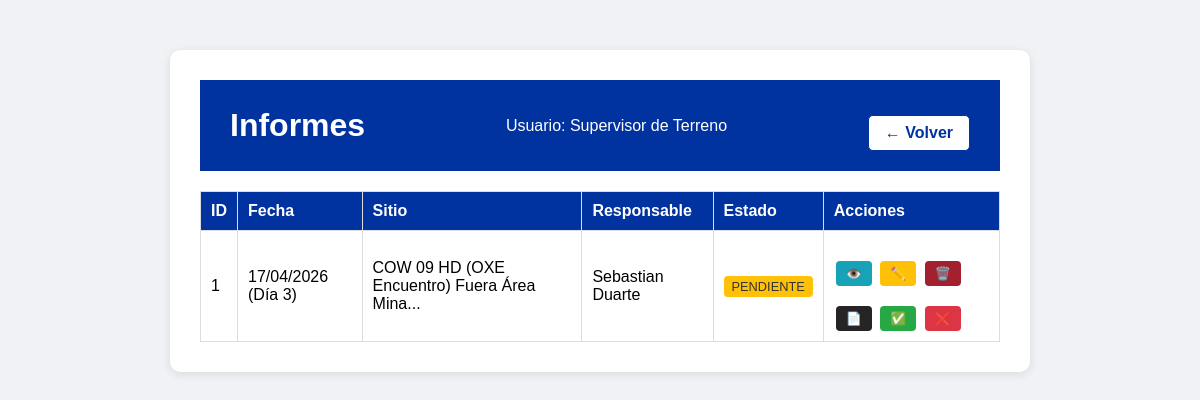
Before: /ver_informes (signed in) with the older database file.
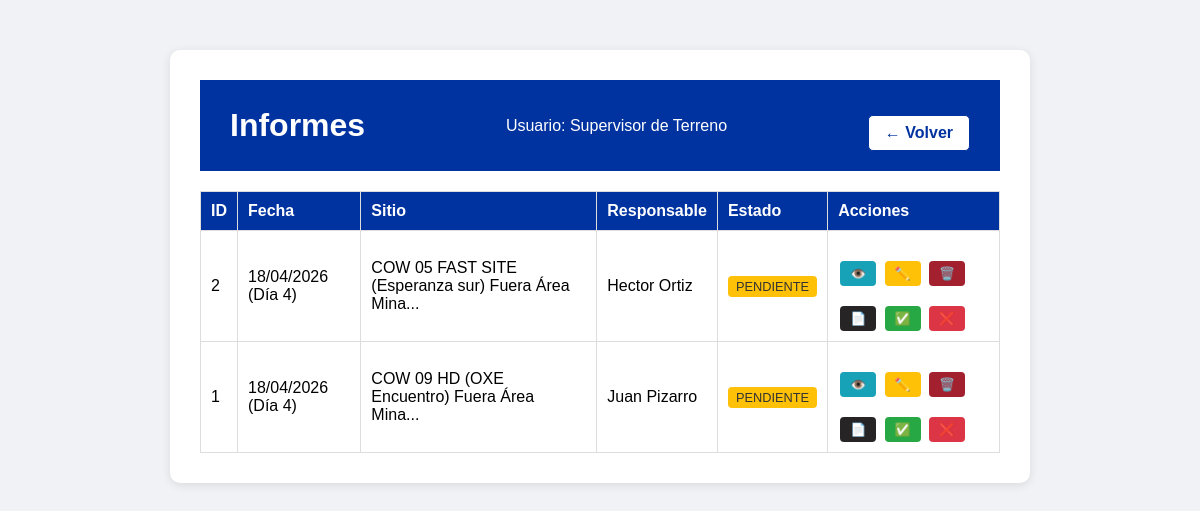
After: the same page with the newer database file.
### app.py (models this page shows, shortened)
class InspeccionCOW(db.Model):
    id = db.Column(db.Integer, primary_key=True)
    usuario_id = db.Column(db.Integer, db.ForeignKey('usuario.id'), nullable=False)
    fecha = db.Column(db.String(20), nullable=False)
    dia_turno = db.Column(db.Integer, nullable=False)
    responsable = db.Column(db.String(50), nullable=False)
    nombre_sitio = db.Column(db.String(150), nullable=False)
    horometro = db.Column(db.Integer, nullable=False)
    hora_inicio = db.Column(db.String(10), nullable=False)
    hora_termino = db.Column(db.String(10), nullable=False)
    horas_funcionamiento = db.Column(db.Integer, nullable=True)
    cantidad_arranques = db.Column(db.Integer, nullable=True)
    nivel_aceite = db.Column(db.String(10), nullable=True)
    nivel_combustible = db.Column(db.String(10), nullable=True)
    nivel_refrigerante = db.Column(db.String(10), nullable=True)
    proxima_mantencion = db.Column(db.Integer, nullable=True)
    estado_ge_principal = db.Column(db.String(10), nullable=True)
    uso_ge_auxiliar = db.Column(db.String(5), nullable=True)
    limpieza_ge_interior = db.Column(db.String(5), nullable=True)
    limpieza_radiador = db.Column(db.String(5), nullable=True)
    sistema_combustible = db.Column(db.String(5), nullable=True)
    arranque_automatico = db.Column(db.String(5), nullable=True)
    limpieza_interior = db.Column(db.String(5), nullable=True)
    limpieza_exterior = db.Column(db.String(5), nullable=True)
    cable_5p_4p = db.Column(db.String(5), nullable=True)
    adaptador_ge_aux = db.Column(db.String(5), nullable=True)
    limpieza_rack_energia = db.Column(db.String(5), nullable=True)
    estado_planta_vertiv = db.Column(db.String(5), nullable=True)
    rectificador_n1 = db.Column(db.String(5), nullable=True)
    rectificador_n2 = db.Column(db.String(5), nullable=True)
    rectificador_n3 = db.Column(db.String(5), nullable=True)
    estado_air_scale = db.Column(db.String(5), nullable=True)
    estado_alarmas = db.Column(db.String(5), nullable=True)
    estado_7250_ixr = db.Column(db.String(5), nullable=True)
    estado_fpfh = db.Column(db.String(5), nullable=True)
    conversor_solar_n1 = db.Column(db.String(5), nullable=True)
    conversor_solar_n2 = db.Column(db.String(5), nullable=True)
    limpieza_rack_baterias = db.Column(db.String(5), nullable=True)
    estado_baterias = db.Column(db.String(5), nullable=True)
    estado_inversor = db.Column(db.String(5), nullable=True)
    estado_ventiladores = db.Column(db.String(5), nullable=True)
    limpieza_rack_telecom = db.Column(db.String(5), nullable=True)
    limpieza_paneles = db.Column(db.String(5), nullable=True)
    estructura_paneles = db.Column(db.String(5), nullable=True)
    cantidad_cunas = db.Column(db.String(10), nullable=True)
    checkpoints = db.Column(db.String(5), nullable=True)
    presion_neumaticos = db.Column(db.String(5), nullable=True)
    estado_torre = db.Column(db.String(5), nullable=True)
    estado_piolas_viento = db.Column(db.String(5), nullable=True)
    nivelacion_carro = db.Column(db.String(5), nullable=True)
    gatas_posicionamiento = db.Column(db.String(5), nullable=True)
    manivelas_izaje = db.Column(db.String(5), nullable=True)
    observaciones_ge = db.Column(db.Text, nullable=True)
    observaciones_rack = db.Column(db.Text, nullable=True)
    observaciones_estructuras = db.Column(db.Text, nullable=True)
    foto_1 = db.Column(db.String(200), nullable=True)
    foto_2 = db.Column(db.String(200), nullable=True)
    foto_3 = db.Column(db.String(200), nullable=True)
    foto_rack_1 = db.Column(db.String(200), nullable=True)
    foto_rack_2 = db.Column(db.String(200), nullable=True)
    foto_rack_3 = db.Column(db.String(200), nullable=True)
    foto_estructuras_1 = db.Column(db.String(200), nullable=True)
    foto_estructuras_2 = db.Column(db.String(200), nullable=True)
    foto_estructuras_3 = db.Column(db.String(200), nullable=True)
    foto_levantamiento_1 = db.Column(db.String(200), nullable=True)
    foto_levantamiento_2 = db.Column(db.String(200), nullable=True)
    foto_levantamiento_3 = db.Column(db.String(200), nullable=True)
    foto_levantamiento_4 = db.Column(db.String(200), nullable=True)
    foto_levantamiento_5 = db.Column(db.String(200), nullable=True)
    foto_levantamiento_6 = db.Column(db.String(200), nullable=True)
    foto_levantamiento_7 = db.Column(db.String(200), nullable=True)
    foto_levantamiento_8 = db.Column(db.String(200), nullable=True)
    foto_levantamiento_9 = db.Column(db.String(200), nullable=True)
    foto_levantamiento_10 = db.Column(db.String(200), nullable=True)
    foto_levantamiento_11 = db.Column(db.String(200), nullable=True)
    foto_levantamiento_12 = db.Column(db.String(200), nullable=True)
    foto_levantamiento_13 = db.Column(db.String(200), nullable=True)
    foto_levantamiento_14 = db.Column(db.String(200), nullable=True)
    foto_levantamiento_15 = db.Column(db.String(200), nullable=True)
    foto_levantamiento_16 = db.Column(db.String(200), nullable=True)
    foto_levantamiento_17 = db.Column(db.String(200), nullable=True)
    foto_levantamiento_18 = db.Column(db.String(200), nullable=True)
    foto_levantamiento_19 = db.Column(db.String(200), nullable=True)
    foto_levantamiento_20 = db.Column(db.String(200), nullable=True)
    foto_levantamiento_21 = db.Column(db.String(200), nullable=True)
    foto_levantamiento_22 = db.Column(db.String(200), nullable=True)
    foto_levantamiento_23 = db.Column(db.String(200), nullable=True)
    foto_levantamiento_24 = db.Column(db.String(200), nullable=True)
    foto_levantamiento_25 = db.Column(db.String(200), nullable=True)
    foto_levantamiento_26 = db.Column(db.String(200), nullable=True)
    foto_levantamiento_27 = db.Column(db.String(200), nullable=True)
    foto_levantamiento_28 = db.Column(db.String(200), nullable=True)
    foto_levantamiento_29 = db.Column(db.String(200), nullable=True)
    foto_levantamiento_30 = db.Column(db.String(200), nullable=True)
    foto_levantamiento_31 = db.Column(db.String(200), nullable=True)
    foto_levantamiento_32 = db.Column(db.String(200), nullable=True)
    foto_levantamiento_33 = db.Column(db.String(200), nullable=True)
    foto_mejora_1 = db.Column(db.String(200), nullable=True)
    descripcion_mejora_1 = db.Column(db.String(500), nullable=True)
    foto_mejora_2 = db.Column(db.String(200), nullable=True)
    descripcion_mejora_2 = db.Column(db.String(500), nullable=True)
    foto_mejora_3 = db.Column(db.String(200), nullable=True)
    descripcion_mejora_3 = db.Column(db.String(500), nullable=True)
    foto_mejora_4 = db.Column(db.String(200), nullable=True)
    descripcion_mejora_4 = db.Column(db.String(500), nullable=True)
    estado = db.Column(db.String(20), default='pendiente')  # pendiente, aprobado, rechazado
    fecha_registro = db.Column(db.DateTime, default=datetime.utcnow)
    usuario = db.relationship('Usuario', backref='inspecciones_cow')

### app.py (the view)
@app.route('/ver_informes')
def ver_informes():
    if 'username' not in session:
        return redirect(url_for('login'))
    usuario_actual = Usuario.query.filter_by(username=session['username']).first()
    if usuario_actual.rol == 'supervisor':
        inspecciones = InspeccionCOW.query.order_by(InspeccionCOW.fecha_registro.desc()).all()
    else:
        inspecciones = InspeccionCOW.query.filter_by(usuario_id=usuario_actual.id).order_by(InspeccionCOW.fecha_registro.desc()).all()
    return render_template('ver_informes.html', usuario=session['nombre'], rol=session['rol'], inspecciones=inspecciones)

### templates/ver_informes.html (shortened to what this page needs)
<!DOCTYPE html>
<html lang="es">
<head>
    <link rel="stylesheet" href="{{ url_for('static', filename='style.css') }}">
</head>
<body>
    <div class="container">
        <div class="header">
            <h1>Informes</h1>
            <p>Usuario: {{ usuario }}</p>
            <a href="{{ url_for('menu') }}" class="volver-btn">← Volver</a>
        </div>
        {% if inspecciones %}
            <table class="tabla-informes">
                <thead>
                    <tr>
                        <th>ID</th>
                        <th>Fecha</th>
                        <th>Sitio</th>
                        <th>Responsable</th>
                        <th>Estado</th>
                        <th>Acciones</th>
                    </tr>
                </thead>
                <tbody>
                    {% for ins in inspecciones %}
                    <tr>
                        <td>{{ ins.id }}</td>
                        <td>{{ ins.fecha }} (Día {{ ins.dia_turno }})</td>
                        <td>{{ ins.nombre_sitio[:50] }}...</td>
                        <td>{{ ins.responsable }}</td>
                        <td>
                            <span class="estado {{ ins.estado }}">
                                {{ ins.estado|upper }}
                            </span>
                        </td>
                        <td>
    <a href="{{ url_for('ver_informe', id=ins.id) }}" class="btn-ver">👁️</a>
    <a href="{{ url_for('editar_informe', id=ins.id) }}" class="btn-editar">✏️</a>
    <a href="{{ url_for('borrar_informe', id=ins.id) }}" class="btn-borrar" onclick="return confirm('¿Eliminar este informe?')">🗑️</a>
    {% if rol == 'supervisor' and ins.estado == 'pendiente' %}
    <a href="{{ url_for('generar_pdf', id=ins.id) }}" class="btn-pdf" target="_blank">📄</a>
    <a href="{{ url_for('aprobar_informe', id=ins.id) }}" class="btn-aprobar">✅</a>
    <a href="{{ url_for('rechazar_informe', id=ins.id) }}" class="btn-rechazar">❌</a>
    {% endif %}
</td>
                    </tr>
                    {% endfor %}
                </tbody>
            </table>
        {% else %}
            <p>No hay informes registrados.</p>
        {% endif %}
    </div>
</body>
</html>

Changed rows visible on the page:
added InspeccionCOW: id "2", fecha "18/04/2026", dia_turno "4", nombre_sitio "COW 05 FAST SITE (Esperanza sur) Fuera Área Mina", responsable "Hector Ortiz", estado "PENDIENTE"
changed InspeccionCOW "COW 09 HD (OXE Encuentro) Fuera Área Mina": fecha "17/04/2026" → "18/04/2026"; dia_turno "3" → "4"; responsable "Sebastian Duarte" → "Juan Pizarro"
